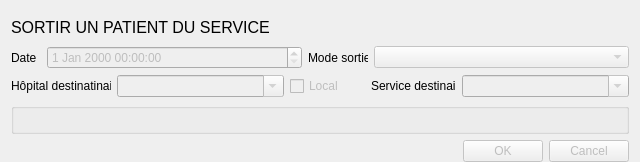
<?xml version="1.0" encoding="UTF-8"?>
<ui version="4.0">
 <class>TRANSFERER</class>
 <widget class="QWidget" name="TRANSFERER">
  <property name="windowModality">
   <enum>Qt::WindowModal</enum>
  </property>
  <property name="geometry">
   <rect>
    <x>0</x>
    <y>0</y>
    <width>640</width>
    <height>156</height>
   </rect>
  </property>
  <property name="sizePolicy">
   <sizepolicy hsizetype="Fixed" vsizetype="Fixed">
    <horstretch>0</horstretch>
    <verstretch>0</verstretch>
   </sizepolicy>
  </property>
  <property name="windowTitle">
   <string>Exporter</string>
  </property>
  <layout class="QVBoxLayout" name="verticalLayout">
   <property name="topMargin">
    <number>0</number>
   </property>
   <property name="bottomMargin">
    <number>0</number>
   </property>
   <item>
    <widget class="QLabel" name="label_5">
     <property name="minimumSize">
      <size>
       <width>0</width>
       <height>40</height>
      </size>
     </property>
     <property name="maximumSize">
      <size>
       <width>16777215</width>
       <height>25</height>
      </size>
     </property>
     <property name="font">
      <font>
       <pointsize>12</pointsize>
      </font>
     </property>
     <property name="text">
      <string>SORTIR UN PATIENT DU SERVICE</string>
     </property>
    </widget>
   </item>
   <item>
    <layout class="QHBoxLayout" name="horizontalLayout">
     <item>
      <widget class="QLabel" name="label">
       <property name="maximumSize">
        <size>
         <width>30</width>
         <height>16777215</height>
        </size>
       </property>
       <property name="text">
        <string>Date</string>
       </property>
      </widget>
     </item>
     <item>
      <widget class="QDateTimeEdit" name="dateSortie">
       <property name="enabled">
        <bool>false</bool>
       </property>
      </widget>
     </item>
     <item>
      <widget class="QLabel" name="label_2">
       <property name="maximumSize">
        <size>
         <width>60</width>
         <height>16777215</height>
        </size>
       </property>
       <property name="text">
        <string>Mode sortie</string>
       </property>
      </widget>
     </item>
     <item>
      <widget class="QComboBox" name="modeSortie">
       <property name="enabled">
        <bool>false</bool>
       </property>
      </widget>
     </item>
    </layout>
   </item>
   <item>
    <layout class="QHBoxLayout" name="horizontalLayout_2">
     <item>
      <widget class="QLabel" name="label_4">
       <property name="maximumSize">
        <size>
         <width>100</width>
         <height>16777215</height>
        </size>
       </property>
       <property name="text">
        <string>Hôpital destinatinaire</string>
       </property>
      </widget>
     </item>
     <item>
      <widget class="QComboBox" name="hopitalDestinaire">
       <property name="enabled">
        <bool>false</bool>
       </property>
       <property name="editable">
        <bool>true</bool>
       </property>
       <property name="insertPolicy">
        <enum>QComboBox::NoInsert</enum>
       </property>
      </widget>
     </item>
     <item>
      <widget class="QCheckBox" name="Local">
       <property name="enabled">
        <bool>false</bool>
       </property>
       <property name="maximumSize">
        <size>
         <width>75</width>
         <height>16777215</height>
        </size>
       </property>
       <property name="text">
        <string>Local</string>
       </property>
      </widget>
     </item>
     <item>
      <widget class="QLabel" name="label_3">
       <property name="maximumSize">
        <size>
         <width>85</width>
         <height>16777215</height>
        </size>
       </property>
       <property name="text">
        <string>Service destinaire</string>
       </property>
      </widget>
     </item>
     <item>
      <widget class="QComboBox" name="serviceDestionaire">
       <property name="enabled">
        <bool>false</bool>
       </property>
       <property name="editable">
        <bool>true</bool>
       </property>
       <property name="insertPolicy">
        <enum>QComboBox::NoInsert</enum>
       </property>
      </widget>
     </item>
    </layout>
   </item>
   <item>
    <widget class="QGroupBox" name="groupBox">
     <property name="title">
      <string/>
     </property>
     <layout class="QVBoxLayout" name="verticalLayout_3">
      <item>
       <layout class="QVBoxLayout" name="containerPramSortie">
        <item>
         <layout class="QVBoxLayout" name="containerSub"/>
        </item>
       </layout>
      </item>
     </layout>
    </widget>
   </item>
   <item>
    <widget class="QDialogButtonBox" name="buttonBox">
     <property name="enabled">
      <bool>false</bool>
     </property>
     <property name="standardButtons">
      <set>QDialogButtonBox::Cancel|QDialogButtonBox::Ok</set>
     </property>
    </widget>
   </item>
  </layout>
 </widget>
 <resources/>
 <connections/>
</ui>
